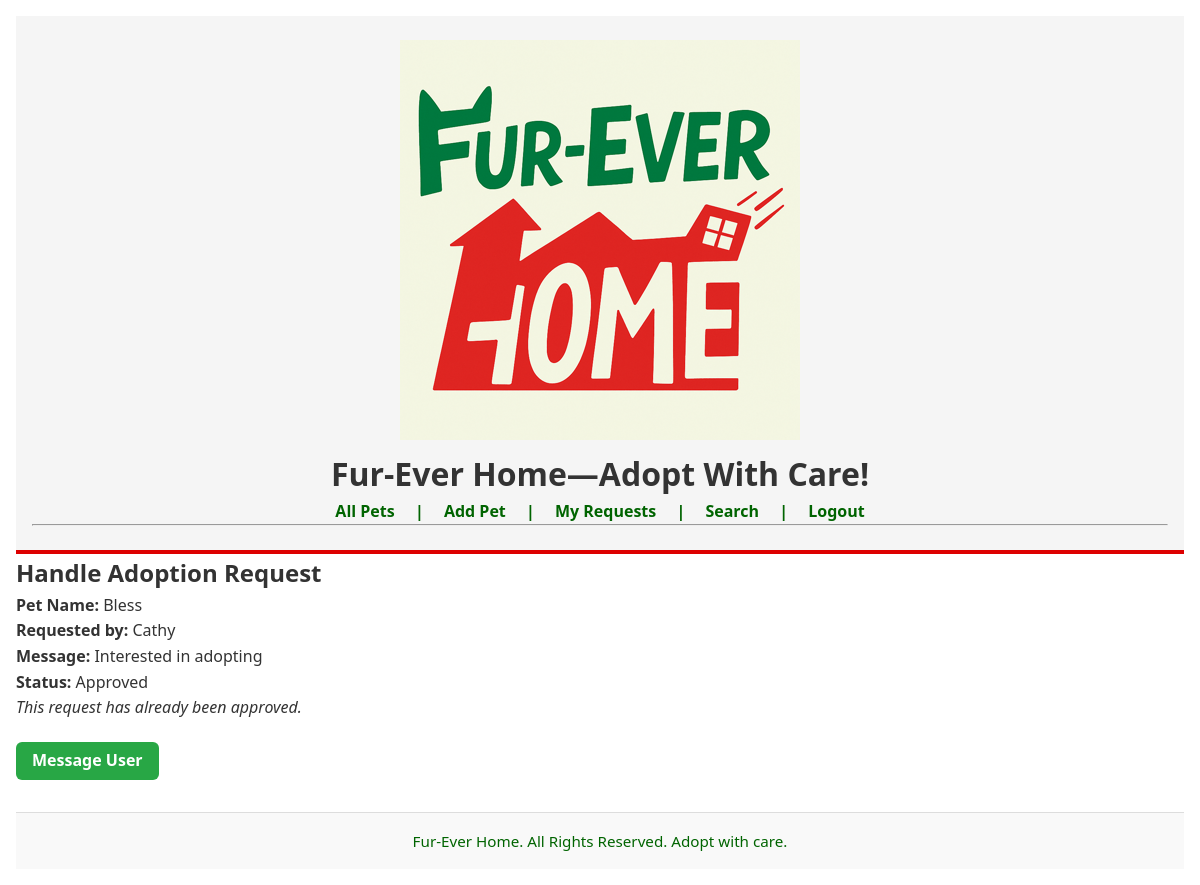
The page /handle_request/1 (signed in) on the database its author committed.
### tables this page shows
CREATE TABLE Pets (
                        id INTEGER PRIMARY KEY AUTOINCREMENT,
                        name TEXT NOT NULL,
                        species TEXT NOT NULL,
                        breed TEXT,
                        age_years INTEGER,
                        age_months INTEGER,
                        description TEXT,
                        owner_id INTEGER, photo TEXT,
                        FOREIGN KEY(owner_id) REFERENCES Users(id)
                   );

CREATE TABLE Users (
                        id INTEGER PRIMARY KEY AUTOINCREMENT,
                        username TEXT UNIQUE NOT NULL,
                        email TEXT UNIQUE NOT NULL,
                        password_hash TEXT NOT NULL,
                        full_name TEXT NOT NULL
                   );

CREATE TABLE AdoptionRequests (
                        id INTEGER PRIMARY KEY AUTOINCREMENT,
                        pet_id INTEGER,
                        user_id INTEGER,
                        message TEXT,
                        status TEXT, response_message TEXT, chat_enable INTEGER DEFAULT 0,
                        FOREIGN KEY(pet_id) REFERENCES Pets(id),
                        FOREIGN KEY(user_id) REFERENCES Users(id)
                   );

### app.py (the view, shortened to what this page needs)
@app.route("/handle_request/<int:request_id>", methods=["GET", "POST"])
@login_required
def handle_request(request_id):
    conn = sqlite3.connect("database.db")
    conn.row_factory = sqlite3.Row
    cur = conn.cursor()
    cur.execute("""
        SELECT ar.id,
               ar.pet_id,
               ar.user_id,
               ar.message,
               ar.status,
               ar.response_message,
               ar.chat_enable,
               p.name AS pet_name,
               u.username AS requester_name
        FROM AdoptionRequests ar
        JOIN Pets p ON ar.pet_id = p.id
        JOIN Users u ON ar.user_id = u.id
        WHERE ar.id = ? AND p.owner_id = ?
    """, (request_id, session["user_id"]))
    request_data = cur.fetchone()
    if not request_data:
        conn.close()
        return render_template("404.html"), 404
    conn.close()
    return render_template("handle_request.html", request_data=request_data)

### app.py (called while the page is built)
def login_required(f):
    @wraps(f)
    def wrapper(*args, **kwargs):
        if "user_id" not in session:
            flash("You must be logged in to view this page.", "error")
            return redirect(url_for("login"))
        return f(*args, **kwargs)
    return wrapper

### templates/handle_request.html
{% extends "base.html" %}
{% block content %}
    <h2>Handle Adoption Request</h2>
    <p><strong>Pet Name:</strong> {{ request_data.pet_name }}</p>
    <p><strong>Requested by:</strong> {{ request_data.requester_name }}</p>
    <p><strong>Message:</strong> {{ request_data.message }}</p>
    <p><strong>Status:</strong> {{ request_data.status }}</p>
    {% if request_data.status == 'Pending' %}
        <form method="post" action="{{ url_for('handle_request', request_id=request_data.id) }}">
            <input type="hidden" name="csrf_token" value="{{ csrf_token() }}">
            <p>
                <label for="action">Choose Action:</label><br>
                <select name="action" id="action" required>
                    <option value="">-- Select --</option>
                    <option value="Approved">Approved</option>
                    <option value="Deny">Deny</option>
                </select>
            </p>
            <p id="reason-field" style="display:none;">
                <label for="reason">Reason for denial:</label><br>
                <textarea name="reason" id="reason" rows="3" placeholder="Write your reason here..."></textarea>
            </p>
            <button type="submit">Submit</button>
        </form>
        <script>
            const actionSelect = document.getElementById('action');
            const reasonField = document.getElementById('reason-field');
            actionSelect.addEventListener('change', function () {
                if (this.value === 'Deny') {
                    reasonField.style.display = 'block';
                    document.getElementById('reason').required = true;
                } else {
                    reasonField.style.display = 'none';
                    document.getElementById('reason').required = false;
                }
            });
        </script>
    {% else %}
        <p><em>This request has already been {{ request_data.status.lower() }}.</em></p>
        {% if request_data.status == 'Approved' and request_data.chat_enable %}
            <div style="margin-top: 1rem;">
                <a href="{{ url_for('chat', request_id=request_data.id) }}" class="chat-btn">Message User</a>
            </div>
        {% endif %}
    {% endif %}
{% endblock %}

### static/styles.css (style rules this page uses)
* { margin: 0; padding: 0; box-sizing: border-box; }
body { font-family: 'Segoe UI', sans-serif; background-color: #fff; color: #333; line-height: 1.6; padding: 1rem; }
.chat-btn, .chat-button { background-color: #28a745; color: white; padding: 0.5rem 1rem; border-radius: 6px; cursor: pointer; font-weight: bold; transition: background-color 0.2s ease; display: inline-flex; align-items: center; justify-content: center; height: 38px; text-decoration: none; margin-top: 0.3rem; }

### rows shown on the page
Pets: pet_name "Bless"
Users: requester_name "Cathy"
AdoptionRequests: message "Interested in adopting", status "Approved", status "approved"
